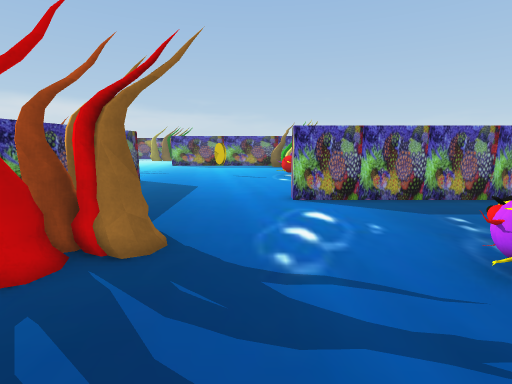
[1] (above)

24 first-person views from a walk through a scene from a Unity 3-D project. The camera is 1.5 m above the floor, tilts 10° down and sees 85° across. Doors are open. The floor is counted in squares, 1 m on a side. Each view is taken from the middle of a square. On the plan, view 1 faces up. The plan holds only what a view shows up to about 14 squares ahead; the rest is blank.

[2]
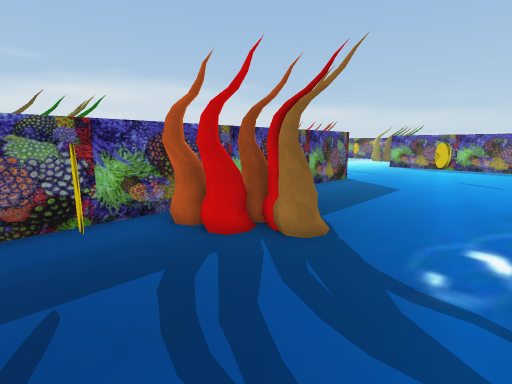

[3]
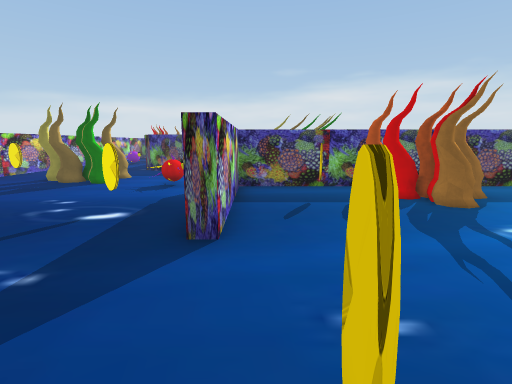

[4]
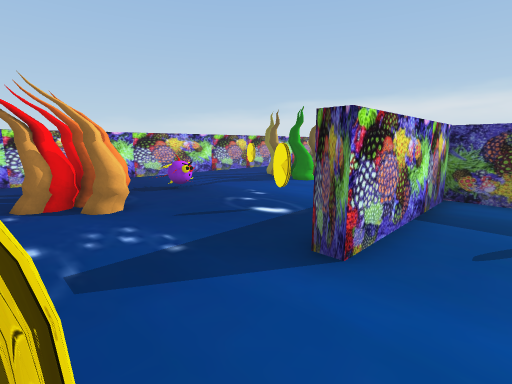

[5]
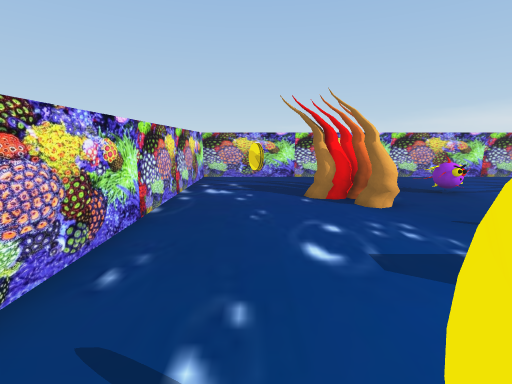

[6]
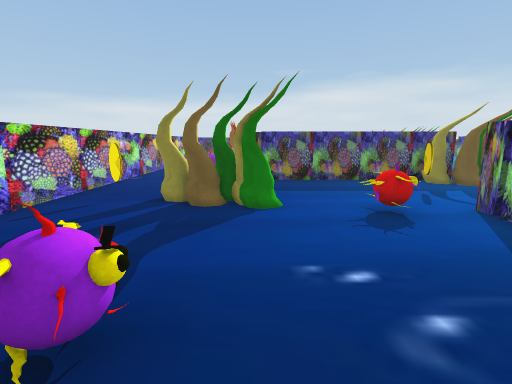

[7]
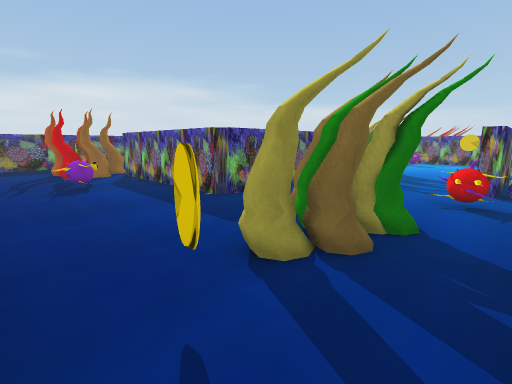

[8]
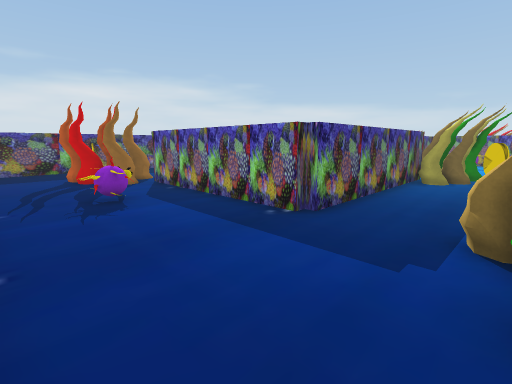

[9]
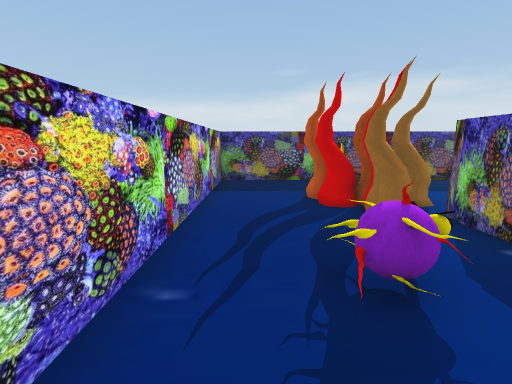

[10]
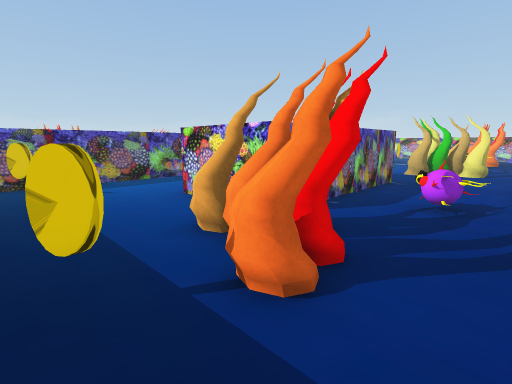

[11]
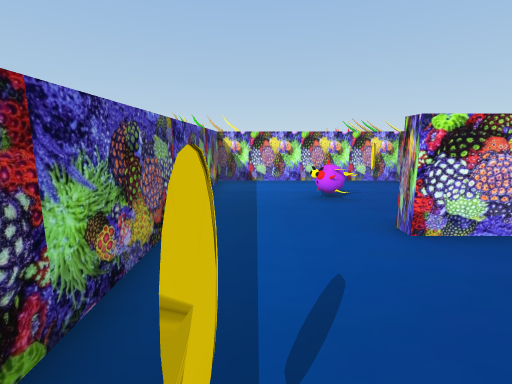

[12]
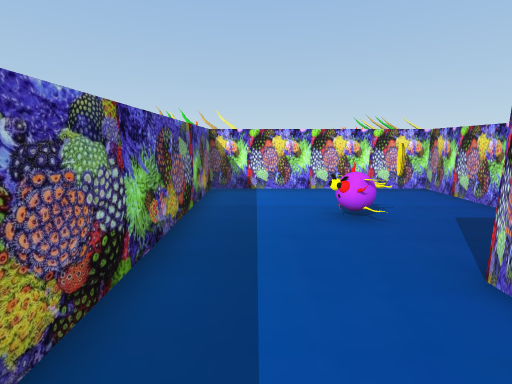

[13]
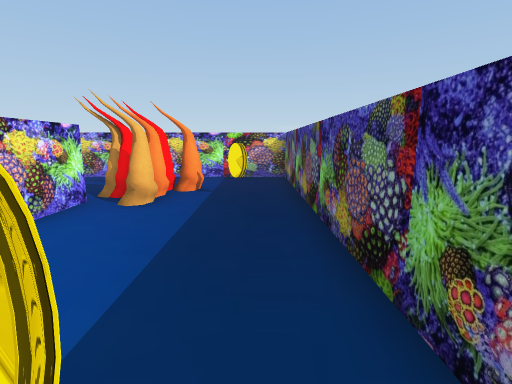

[14]
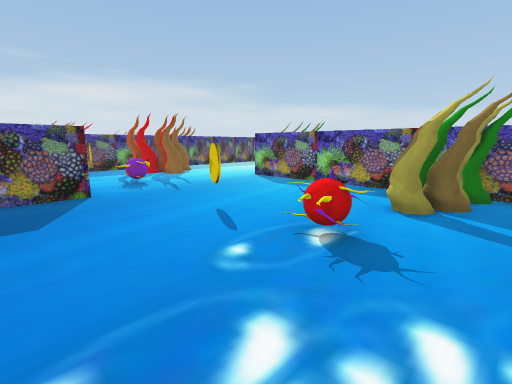

[15]
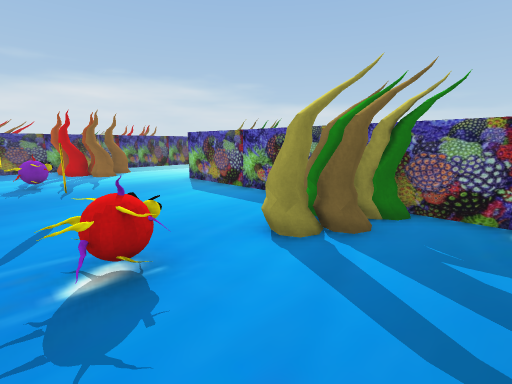

[16]
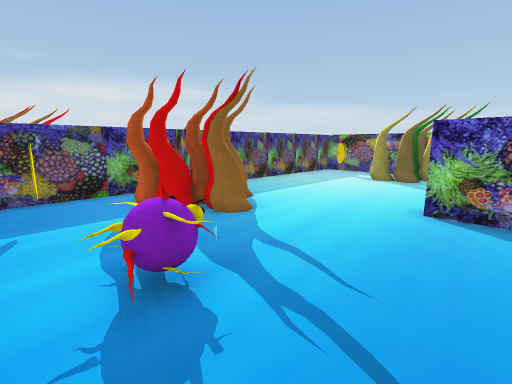

[17]
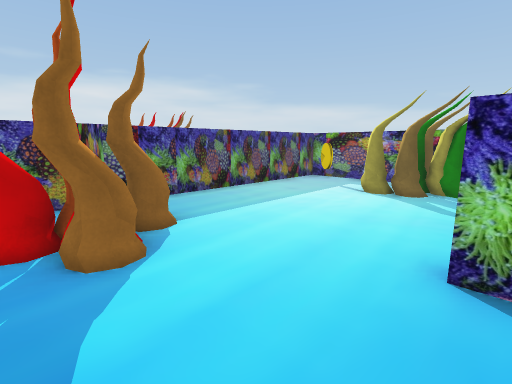

[18]
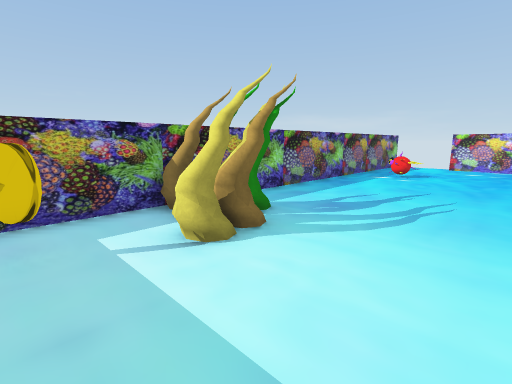

[19]
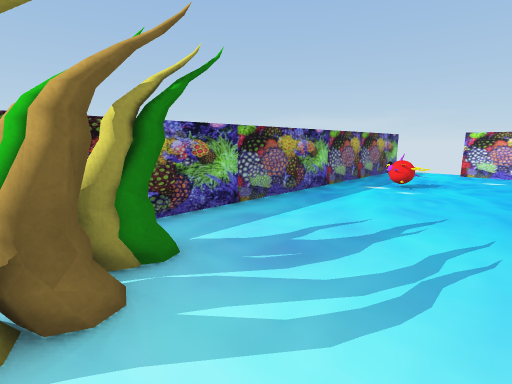

[20]
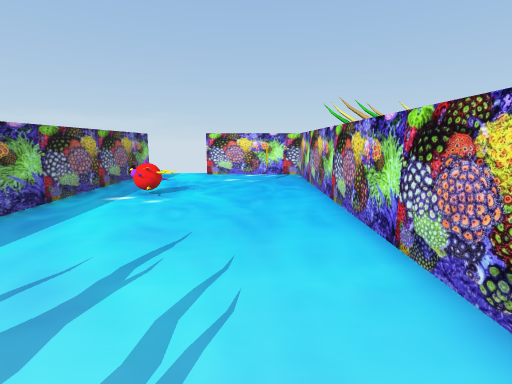

[21]
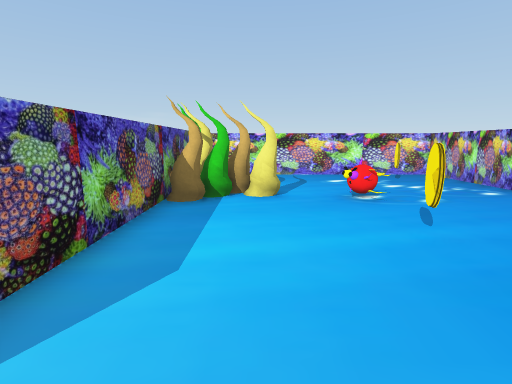

[22]
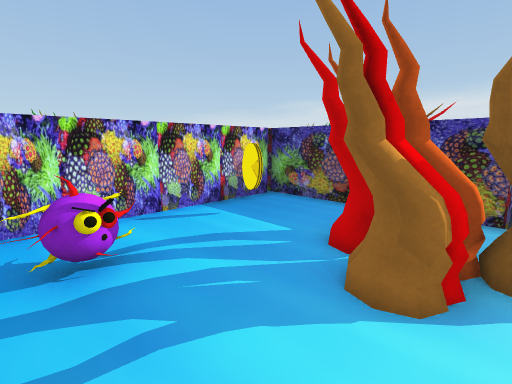

[23]
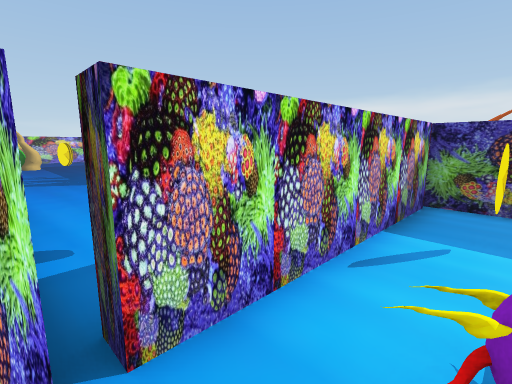

[24]
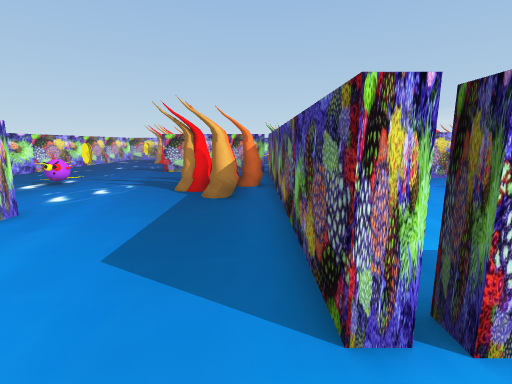

### Floor plan
Points are (right, up) in squares from view 1. A wall is a line through its corners. A room is listed if a view was taken in it or the views show most of it. See-through windows are left out.
Room 1 (views 1, 2, 3, 4, 5, 6, 7, 8, 9, 10, 11, 12, 13, 14, 15, 16, 17, 18, 19, 20, 21, 22, 23, 24)
walls: (-12.2, 11.3) (-5.5, 11.3) (-5.5, 10.8); (-12.2, 1) (-11.5, 1); (-10.3, -0.5) (-10.3, -6.8) (-10.8, -6.8) (-10.8, 0.5) (-21.6, 0.5); (-5.2, 11.3) (-4.7, 11.3) (-4.7, -2.1); (-4.5, -1.6) (0.8, -1.6) (0.8, -2.1); (-4.1, -2) (-5.2, -2); (-13.8, -6.6) (-10.8, -6.6); (-23.3, -1.1) (-23.3, -12.4) (7.3, -12.4) (7.3, 0.1); (-10.6, -7.1) (-17.6, -7.1) (-17.6, -3.5) (-17.1, -3.5); (-4, 19) (7.3, 19) (7.3, 23.4); (2.9, 7.8) (7.3, 7.8) (7.3, 18.1); (6.9, 7.3) (1, 7.3) (1, 7.9); (4.9, 18.5) (-5.6, 18.5); (7.9, 26.3) (-12.5, 26.3) (-12.5, 11)
ways out: open door at (7.5, 25)
objects: coin (-21, -8); coin (-21, -1); other object (-20, -9) to (-18, -7); other object (-18, 13) to (-18, 14); other object (-18, 21) to (-17, 22); other object (-17, 11) to (-16, 11); other object (-17, 12); other object (-17, 13); other object (-15, -10) to (-14, -9); other object (-15, -4) to (-14, -3); coin (-12, -5); other object (-11, 15) to (-9, 17); coin (-11, 25); other object (-10, 0) to (-9, 2); coin (-10, 13); other object (-9, 23) to (-6, 26); other object (-8, -9) to (-5, -7); coin (-8, -2); other object (-7, 13) to (-6, 14); coin (-6, -11); other object (-6, -5) to (-5, -4); other object (-4, 3) to (-2, 5); coin (-3, 1); coin (-2, 13); other object (-1, -9) to (0, -8); coin (-1, -4); other object (1, -9) to (3, -7); other object (1, 12) to (2, 14); other object (1, 16) to (3, 18); other object (2, 23) to (3, 25); other object (3, 2) to (4, 3); coin (4, -1); coin (5, -10); other object (5, 10); other object (5, 21)

Where each view was taken, in squares from view 1:
view 1: 0 up, 0 right, facing up
view 2: 0 up, 1 right, facing up-left
view 3: 1 down, 5 right, facing left
view 4: 0 up, 4 right, facing down-left
view 5: 0 up, 5 right, facing down
view 6: 7 down, 1 right, facing left
view 7: 12 down, 4 left, facing up-left
view 8: 12 down, 7 left, facing up-left
view 9: 11 down, 12 left, facing left
view 10: 11 down, 22 left, facing up-right
view 11: 1 down, 22 left, facing right
view 12: 1 down, 20 left, facing right
view 13: 0 up, 22 left, facing down
view 14: 9 up, 4 right, facing up-left
view 15: 12 up, 5 right, facing up-left
view 16: 12 up, 4 left, facing up-left
view 17: 15 up, 5 left, facing up-left
view 18: 20 up, 11 left, facing up-right
view 19: 21 up, 8 left, facing up-right
view 20: 21 up, 6 left, facing right
view 21: 16 up, 6 left, facing right
view 22: 17 up, 6 left, facing down-left
view 23: 13 up, 5 left, facing down-left
view 24: 13 up, 4 left, facing down
